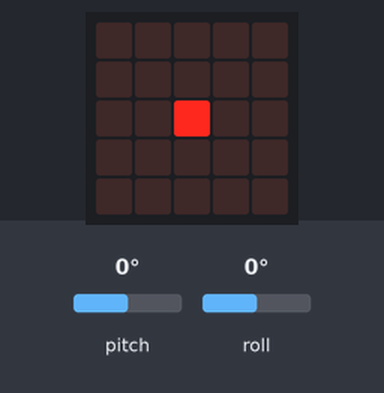
Recording of a program running on a simulated BBC micro:bit (MakeCode). Parts: the board's 5×5 LED display. The inputs (shaded band) are chosen by the test bench; at power-on: pitch 0°, roll 0°.

Above: at 1.2 s.
1.3 s: pitch set to -172°
At 2.7 s:
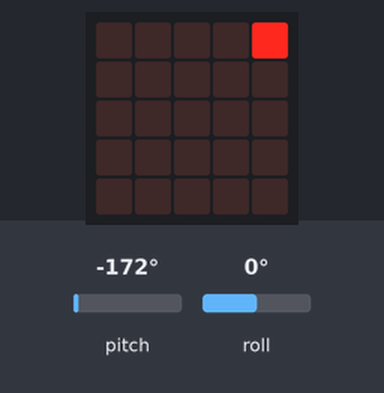
3.0 s: roll set to -2°
At 4.0 s:
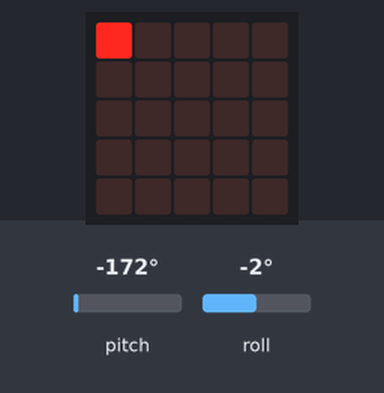
5.2 s: pitch set to -1°
6.7 s: pitch set to 2°
At 8.3 s:
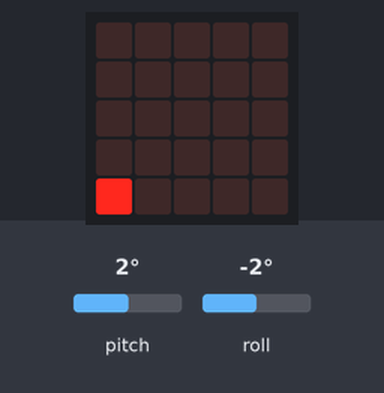
9.0 s: roll set to 90°
At 10.6 s:
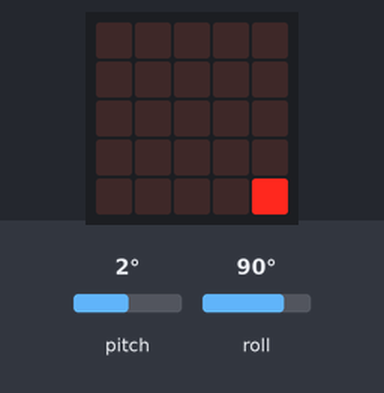
11.2 s: pitch set to -90°
At 11.4 s:
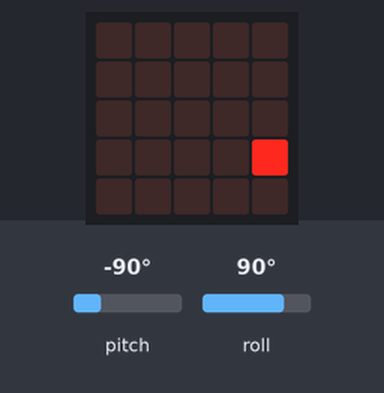
Timing chart, 0 to 14.2 s (numbered marks = the images above; inputs shaded):
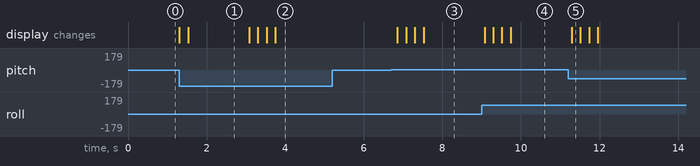

Measured:
- the behaviour switches between 0 and -1° on roll (found by bisection; images 1 and 2)
- the behaviour switches between 0 and 1° on pitch (found by bisection; images 2 and 3)
- after the input at 1.3 s, the display: first changes at once (image 1 shows a later state)
- after the input at 3.0 s, the display: first changes after 0.08 s (image 2 shows a later state)
- after the input at 5.2 s, every drawn part: stays the same
- after the input at 6.7 s, the display: first changes after 0.16 s (image 3 shows a later state)
- after the input at 9.0 s, the display: first changes after 0.07 s (image 4 shows a later state)
- after the input at 11.2 s, the display: changes after 0.09 s (image 5)

The program:

main.ts
```typescript
let player = game.createSprite(2, 2)
basic.forever(function () {
    basic.pause(200)
    if (input.rotation(Rotation.Roll) > 0) {
        led.plot(player.get(LedSpriteProperty.X), player.get(LedSpriteProperty.Y))
        player.change(LedSpriteProperty.X, 1)
    }
    if (input.rotation(Rotation.Roll) < 0) {
        led.plot(player.get(LedSpriteProperty.X), player.get(LedSpriteProperty.Y))
        player.change(LedSpriteProperty.X, -1)
    }
    if (input.rotation(Rotation.Pitch) > 0) {
        led.plot(player.get(LedSpriteProperty.X), player.get(LedSpriteProperty.Y))
        player.change(LedSpriteProperty.Y, 1)
    }
    if (input.rotation(Rotation.Pitch) < 0) {
        led.plot(player.get(LedSpriteProperty.X), player.get(LedSpriteProperty.Y))
        player.change(LedSpriteProperty.Y, -1)
    }
})
```

test.ts
```typescript
// tests gaan hier; deze zal niet worden gecompileerd wanneer dit pakket wordt gebruikt als extensie.
```
